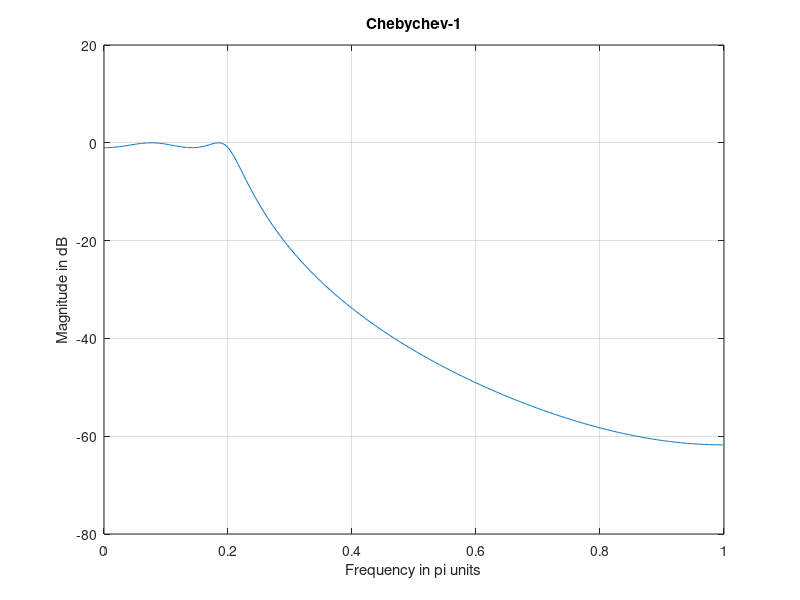

The MATLAB script that drew this image: (Note: this script raises an error after producing the figure.)
clc, close all;
% Digital Filter specification
wp = 0.2*pi;
ws = 0.3*pi;
rp = 1;
rs = 15;
% Analog design  
T = 1; % assumed
wa_p = wp/T;
wa_s = ws/T;
[Nb1, wcb1] = cheb1ord(wa_p,wa_s,rp,rs,'s'); %Getting the order N and the 3dB cut-off freq
[bb_s, ab_s] = cheby1(Nb1,rp,wcb1,'s'); %Getting the numerator & denominator polynomial coeffs
disp('For Chebychev-1, the order and cut off frequency are '),
disp( Nb1),disp(wcb1);
[bb_z1, ab_z1] = impinvar(bb_s,ab_s,1/T);
[Hbd1, wbd1] = freqz(bb_z1,ab_z1); % Digital freq. response
figure(1); plot(wbd1/pi,20*log10(abs(Hbd1))),title('Chebychev-1'),grid on;
ylabel('Magnitude in dB' ) ;
xlabel('Frequency in pi units');

[Nb2, wcb2] = cheb2ord(wa_p,wa_s,rp,rs,'s'); %Getting the order N and the 3dB cut-off freq
[bb_s, ab_s] = cheby2(Nb2,rs,wcb2,'s'); %Getting the numerator & denominator polynomial coeffs
disp('For Chebychev-2, the order and cut off frequency are '),
disp( Nb2),disp(wcb2);
% Transformation from analog to digital
[bb_z2, ab_z2] = impinvar(bb_s,ab_s,1/T);
[Hbd2, wbd2] = freqz(bb_z2,ab_z2); % Digital freq. response
figure(2); plot(wbd2/pi,20*log10(abs(Hbd2))),title('Chebychev-2'),grid on;
ylabel('Magnitude in dB' ) ;
xlabel('Frequency in pi units');

[Nb3, wcb3] = ellipord(wa_p,wa_s,rp,rs,'s'); %Getting the order N and the 3dB cut-off freq
[bb_s, ab_s] = ellip(Nb3,rp,rs,wcb3,'s'); %Getting the numerator & denominator polynomial coeff
disp('For Elliptic, the order and cut off frequency are '),
disp( Nb3),disp(wcb3);
% Transformation from analog to digital
[bb_z3, ab_z3] = impinvar(bb_s,ab_s,1/T);
[Hbd3, wbd3] = freqz(bb_z3,ab_z3); % Digital freq. response
figure(3); plot(wbd3/pi,20*log10(abs(Hbd3))),title('Elliptic'),grid on;
ylabel('Magnitude in dB' ) ;
xlabel('Frequency in pi units');
